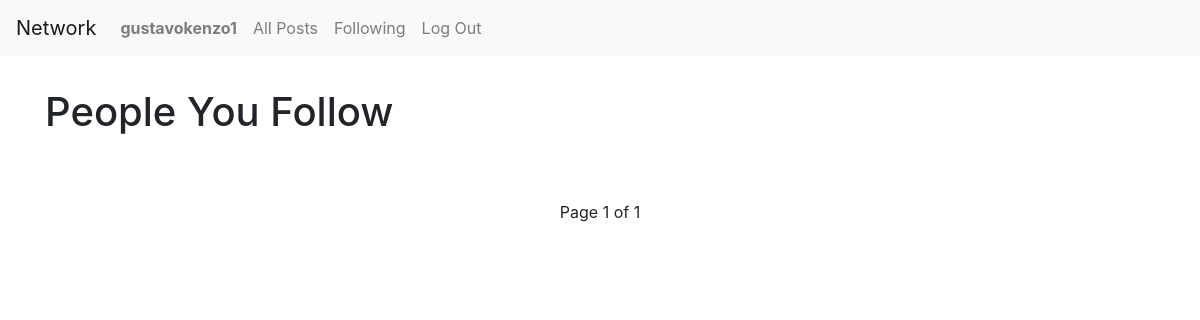
Page /following (signed in) on the earlier database version.
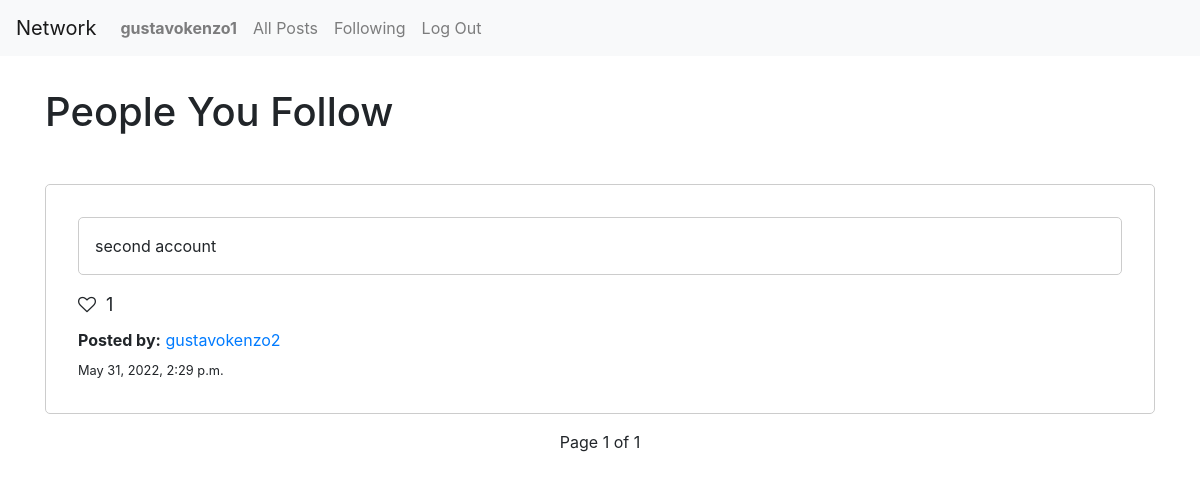
Same page on the later database version.
### network/models.py (models this page shows, shortened)
class Post(models.Model):
    user = models.ForeignKey(
        "User", on_delete=models.CASCADE, related_name="posts")
    text = models.TextField()
    timestamp = models.DateTimeField(auto_now_add=True)

class User(AbstractUser):
    pass

### network/views.py (the view)
# urls.py: path('following', views.following, name='following'),
@csrf_exempt
@login_required
def following(request):
    following = Follow.objects.filter(user=request.user).values()
    posts = []
    for follow in following:
        userPosts = Post.objects.filter(user=follow["follower_id"]).order_by(
            "-timestamp").values()
        for post in userPosts:
            posts.append(post)
    for post in posts:
        post["user"] = User.objects.get(id=post["user_id"])
        post["likes"] = Like.objects.filter(
            post=Post.objects.get(id=post["id"])).count()
    paginator = Paginator(posts, 10)
    page = request.GET.get('page')
    page_obj = paginator.get_page(page)
    return render(request, "network/following.html", {
        "posts": page_obj,
        "type": "People You Follow"
    })

### network/templates/network/following.html (shortened to what this page needs)
{% extends "network/layout.html" %}
{% block body %}
    <div class="container">
        <h1 class="title">{{ type }}</h1>
        <div class="latestPosts">
            {% for post in posts %}
            <div id="{{post.id}}" class="postContainer">
                <div class="postText">
                    <div class="text">
                        {{post.text}}
                    </div>
                </div>
                <div class="postInfo">
                    <div class="postLikes">
                        <i data-id="{{post.id}}" id="followingLikeIcon" class="fa fa-solid fa-heart-o" style="margin-right: 5px;"></i>
                        <div data-id="{{post.id}}" id="likes">
                            {{post.likes}}
                        </div>
                    </div>
                    <div class="postUser">
                        <strong>Posted by:</strong>
                        <a href="/profile/{{post.user.username}}">
                            {{post.user.username}}
                        </a>
                    </div>
                    <div class="postTimestamp">
                        <small>
                        {{post.timestamp}}
                        </small>
                    </div>
                </div>
              </div>
            {% endfor %}
        </div>
        <div class="step-links">
            <span class="current">
                Page {{ posts.number }} of {{ posts.paginator.num_pages }}
            </span>
        </div>
    </div>
{% endblock %}

Differences in the rows shown:
added Post: text "second account", likes "1", user.username "gustavokenzo2", timestamp "May 31, 2022, 2:29 p.m."
